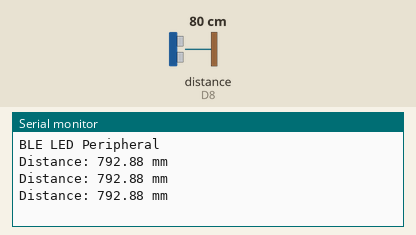
Recording of a sketch running on a simulated Arduino Nano 33 IoT. Shown: the last lines printed to the serial monitor. Wiring (inferred from the names in the program): ultrasonic range finder: trigger D7; echo D8. The test bench sets the inputs (shaded band); at power-on: distance to the obstacle (sensor on D8) 80 cm. The echo pulse lasts 58.3 µs per cm; nothing arrives over Bluetooth unless stated.

Above: at 1.3 s.
1.4 s: distance to the obstacle (sensor on D8) set to 2 cm
At 1.9 s:
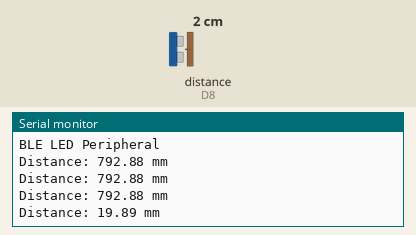
2.9 s: distance to the obstacle (sensor on D8) set to 4 cm
At 3.4 s:
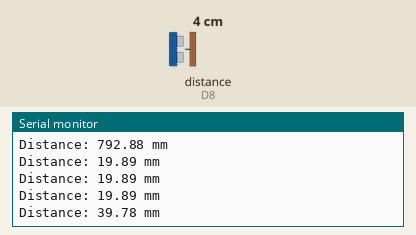
Timing chart, 0 to 5.9 s (numbered marks = the images above; inputs shaded):
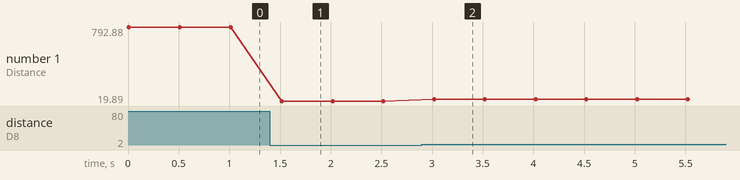

The sketch:

mirror.ino
```cpp
#include "ArduinoBLE.h"

BLEService ledService("713D0000-503E-4C75-BA94-3148F18D941B"); // BLE LED Service

// BLE LED Switch Characteristic - custom 128-bit UUID, read and writable by central
BLEStringCharacteristic switchCharacteristic("713D0002-503E-4C75-BA94-3148F18D941E", BLERead | BLENotify, 20);

#define TRIGGER_PIN   7
#define ECHO_PIN      8

int echoTime;             //time in us
float distance;           //distance in mms

void setup() {
  // initialize serial and wait for serial monitor to be opened:
  Serial.begin(9600);
  // while (!Serial);

  // set LED pin to output mode:
  pinMode(TRIGGER_PIN, OUTPUT);
  pinMode(ECHO_PIN, INPUT);
  digitalWrite(TRIGGER_PIN, LOW);     //set trigger pin LOW - idle state

  // begin initialization:
  if (!BLE.begin()) {
    Serial.println("starting BLE failed!");
    while (true);
  }

  // set advertised local name and service UUID:
  BLE.setLocalName("mirror");
  BLE.setDeviceName("mirror");
  BLE.setAdvertisedService(ledService);

  // add the characteristic to the service
  ledService.addCharacteristic(switchCharacteristic);

  // add service:
  BLE.addService(ledService);

  // set the initial value for the characteristic:
  // switchCharacteristic.writeValue(0);

  // start advertising
  BLE.advertise();

  Serial.println("BLE LED Peripheral");
}

void loop() {
  // listen for BLE peripherals to connect:
  // BLEDevice central = BLE.central();

  BLE.poll();

  digitalWrite(TRIGGER_PIN, HIGH);    //send trigger pulse
  delayMicroseconds(10);
  digitalWrite(TRIGGER_PIN, LOW);

  echoTime = pulseIn(ECHO_PIN, HIGH); //capture the echo signal and determine duration of pulse when HIGH

  distance = (echoTime*0.034*10)/2;    //obtain distance (in mm), from time

  Serial.print("Distance: ");
  Serial.print(distance);
  Serial.println(" mm");

  String dist = String(distance, 2);

  switchCharacteristic.writeValue("MD"+dist+"D");

  delay(500);

}
```

Measured:
- after the input at 1.4 s, the serial monitor: prints a new line after 0.12 s (image 1)
- after the input at 2.9 s, the serial monitor: prints a new line after 0.12 s (image 2)
- plotted number 1: 792.88 → 19.89 after the input at 1.4 s, 19.89 → 39.78 after the input at 2.9 s
